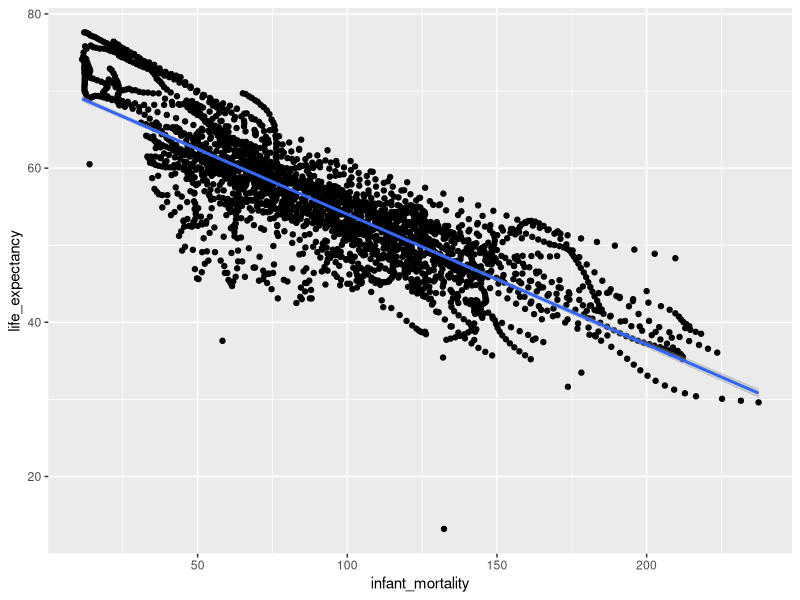
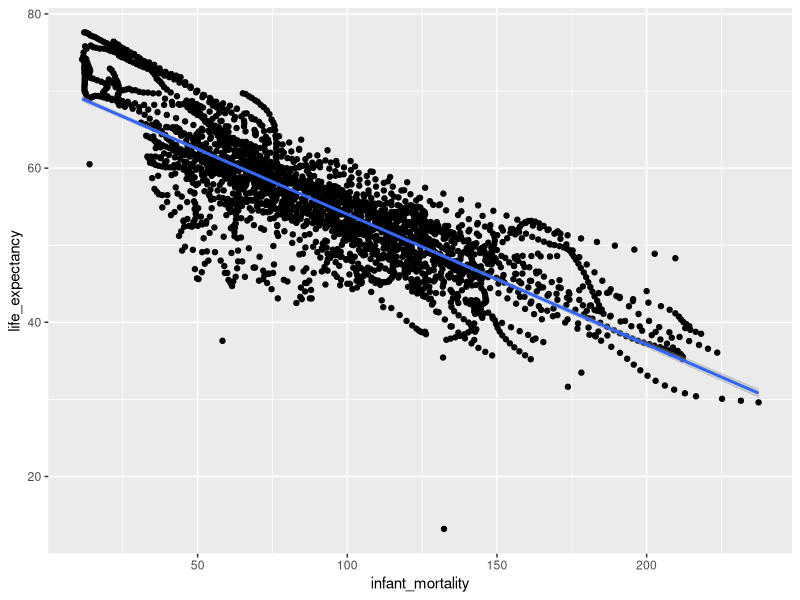
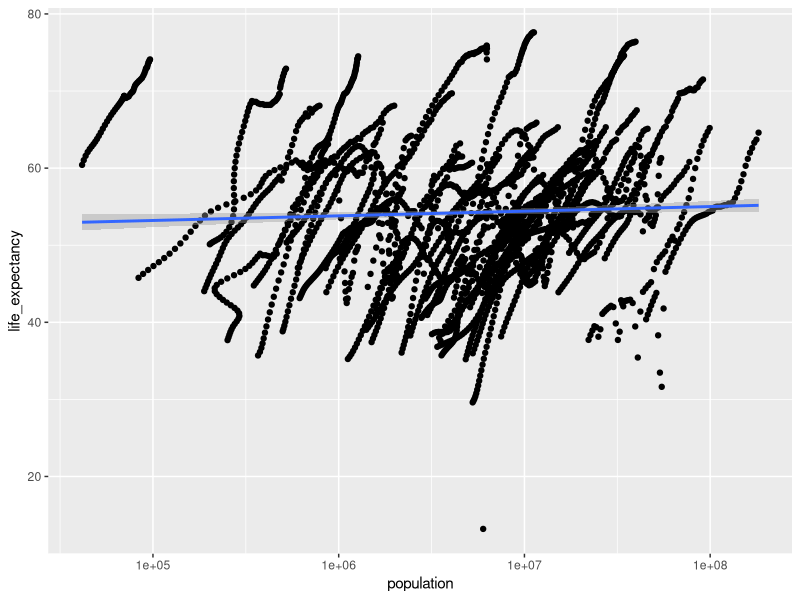
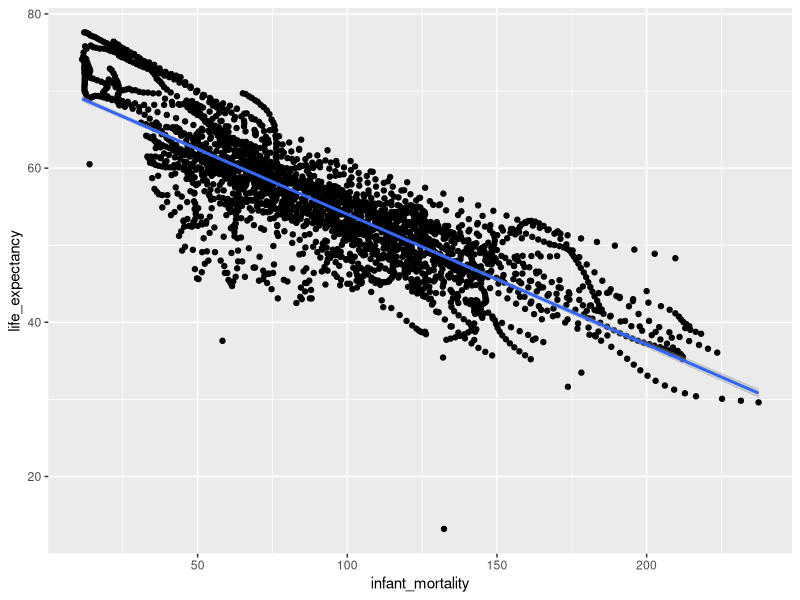
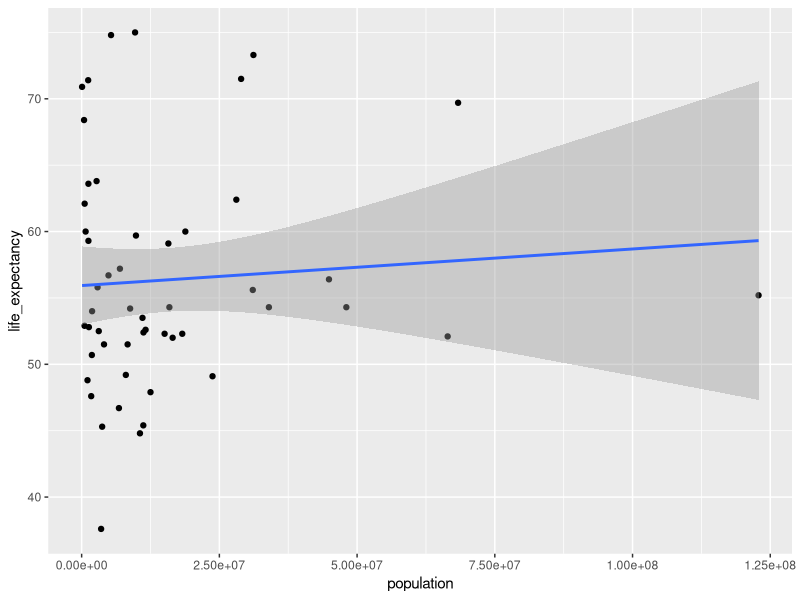
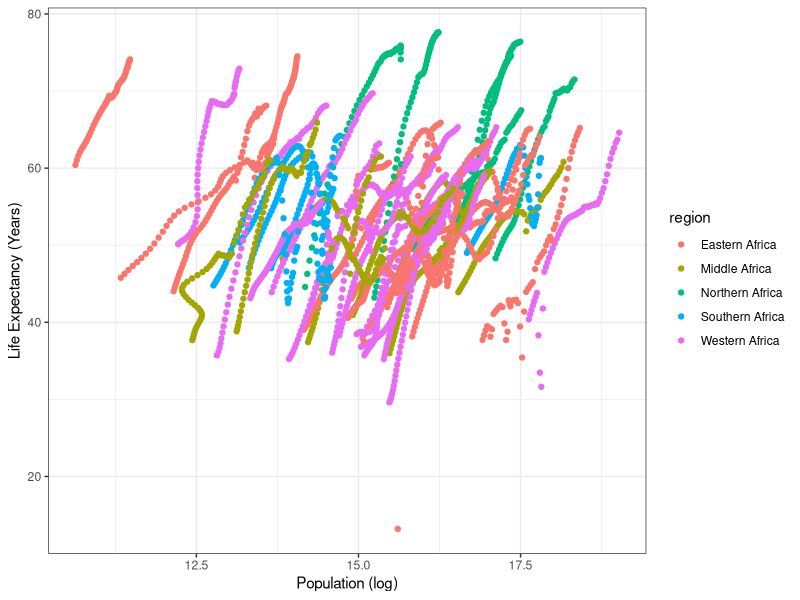
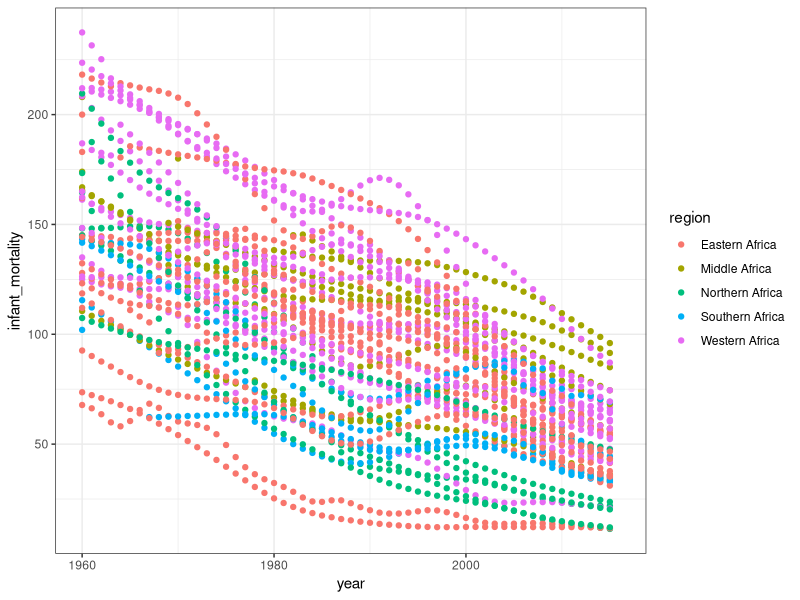
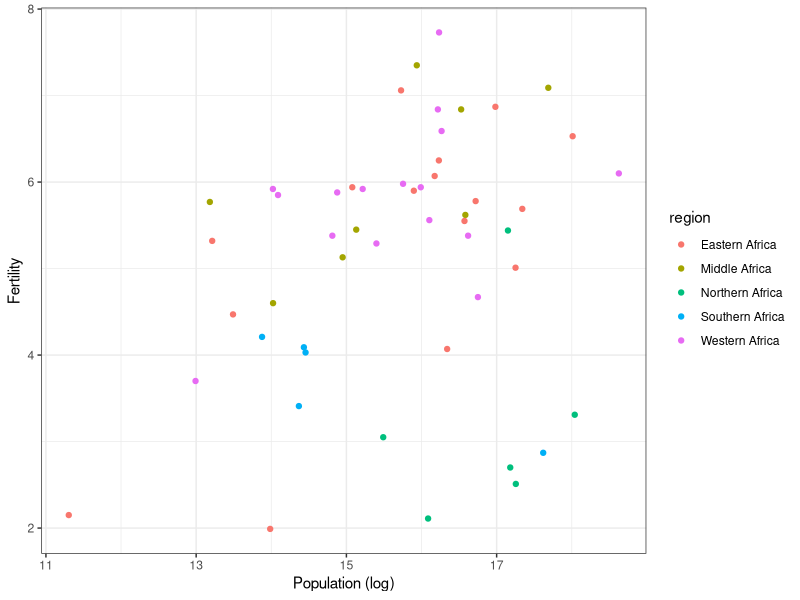

Source code (R) for these figures, in order:
## ---- chunk 1
library(dslabs)
library(here)
library(ggplot2)
## ---- chunk 2
library(tidyverse)
## ---- chunk 3
help(gapminder)
## ---- chunk 4
str(gapminder)
summary(gapminder)
class(gapminder)
## ---- chunk 5
gapminder <- gapminder
## ---- chunk 6
africadata <- dplyr::filter(gapminder, continent %in% c("Africa"))
## ---- chunk 7
summary(africadata)
## ---- chunk 8
infant_mortality_and_life_expectancy <- africadata[,-c(1:2,5:9)]
## ---- chunk 9
summary(infant_mortality_and_life_expectancy)
str(infant_mortality_and_life_expectancy)
## ---- chunk 10
population_and_life_expectancy <- africadata[,-c(1:3,5,7:9)]
## ---- chunk 11
summary(population_and_life_expectancy)
str(population_and_life_expectancy)
## ---- chunk 12
life_infant_plot <- infant_mortality_and_life_expectancy %>%

ggplot(aes(x=infant_mortality, y=life_expectancy)) + geom_point() +
geom_smooth(method='lm')

plot(life_infant_plot) 

figure_file = here("Coding_exercise", "coding_excercise_figures","life_infant_plot.png")

ggsave(filename = figure_file, plot=life_infant_plot)

## ---- chunk 13
life_population_plot <- population_and_life_expectancy %>%

  ggplot(aes(x=population, y=life_expectancy)) + geom_point() +
geom_smooth(method='lm') 

plot(life_infant_plot)

#Note: adding a log scale for population using scale_x_log10()

life_population_plot + scale_x_log10() #saving plot to"coding_excercise_figures"

figure_file=here("Coding_exercise","coding_excercise_figures","life_population_plot.png")
ggsave(filename = figure_file, plot=life_population_plot)
## ---- chunk 14
Year_2000 <- africadata[africadata$year == '2000',]

#Generating object for infant mortality and life expectancy during the year 2000

infant_mortality_and_life_expectancy_2000 <- Year_2000[,-c(1:2,5:9)]
## ---- chunk 15
summary(infant_mortality_and_life_expectancy_2000)
str(infant_mortality_and_life_expectancy_2000)
## ---- chunk 16
population_and_life_expectancy_2000 <- Year_2000[,-c(1:3,5,7:9)]
## ---- chunk 17
summary(population_and_life_expectancy_2000)
str(population_and_life_expectancy_2000)
## ---- chunk 18
life_infant_2000_plot <- infant_mortality_and_life_expectancy_2000 %>%
ggplot(aes(x=infant_mortality, y=life_expectancy)) + geom_point() +
geom_smooth(method='lm') 

plot(life_infant_plot) 

figure_file =here("Coding_exercise","coding_excercise_figures","life_infant_2000_plot.png")
ggsave(filename = figure_file, plot=life_infant_2000_plot)
## ---- chunk 19
life_population_2000_plot <- population_and_life_expectancy_2000 %>%

  ggplot(aes(x=population, y=life_expectancy)) + geom_point() +
geom_smooth(method='lm') 

plot(life_population_2000_plot) 

life_population_2000_plot <- life_population_2000_plot + scale_x_log10()
## ---- chunk 20
here("coding_excercise_figures","life_population_2000_plot.png")
ggsave(filename = figure_file, plot=life_population_2000_plot)

#Using the lm() function to fit life expectancy as outcome and infant
#mortality as the predictor. Then using the lm() function to fit life
#expectancy as outcome and population as the predictor

fit1 <- lm(life_expectancy ~ infant_mortality,
data=infant_mortality_and_life_expectancy_2000)

fit2 <- lm(life_expectancy ~ population,
data=population_and_life_expectancy_2000)
## ---- chunk 21
summary(fit1)
summary(fit2)
## ---- chunk 22
library(tidyverse)
library(dslabs)
## ---- chunk 23
# I think you forgot to add log for population
data = gapminder
africaData = data [ which(data$continent=="Africa"), ]
# Plot life expectancy as a function of population
ggplot(africaData, aes(x=log(population), y=life_expectancy, col=region)) + geom_point() +xlab("Population (log)")+ ylab("Life Expectancy (Years)")+
  theme_bw()
## ---- chunk 24
#Plot Infant Mortality and Year colored by region 
ggplot(africaData, aes(x=year, y=infant_mortality, col=region)) + geom_point() +xlab("year")+ ylab("infant_mortality")+
  theme_bw()

## ---- chunk 25
# linear model year and fertility 
lm1=lm(year~infant_mortality, data=africaData)
table1=broom::tidy(lm1)%>%
  knitr::kable(digits=3)

table1
## ---- chunk 26

#plot population and fertility colored by region
y2000 = africaData [ which(africaData$year=="2000"), ]
ggplot(y2000, aes(x=log(population), y=fertility, col=region)) + geom_point() +xlab("Population (log)")+ ylab("Fertility")+
  theme_bw()
